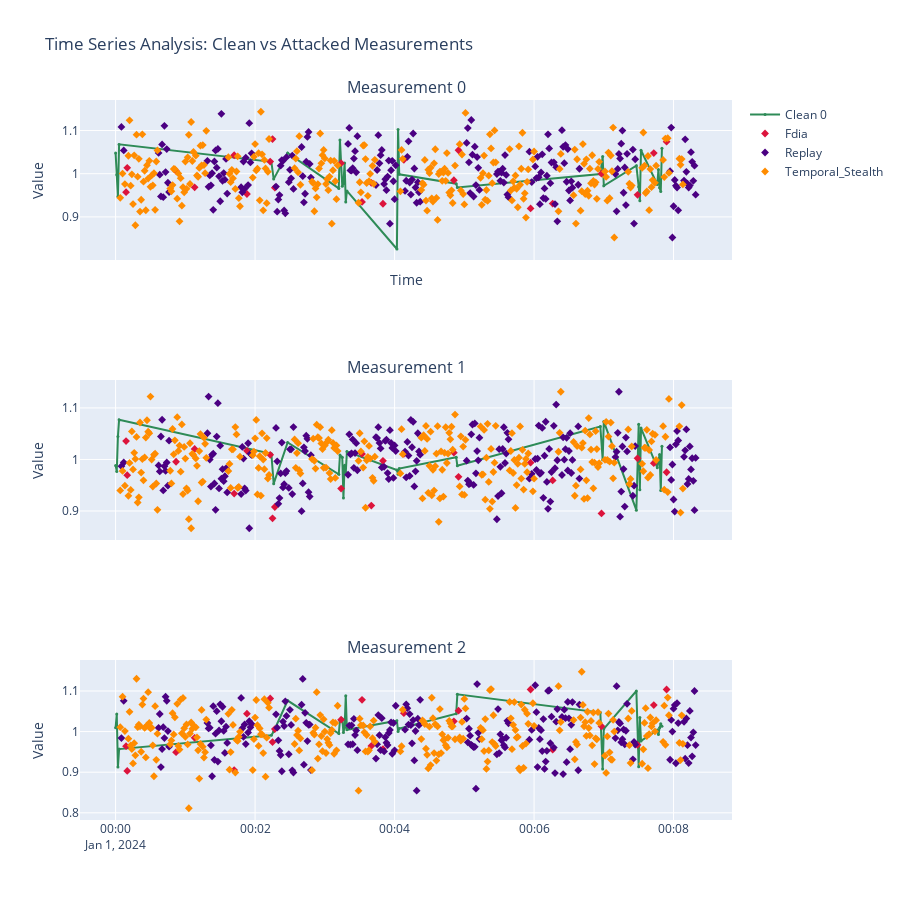

Notebook source saved alongside this figure:
### Code cell
# Plot time series showing attacks
timeseries_fig = visualizer.plot_attack_timeseries(
    attack_data, 
    measurement_indices=[0, 1, 2],  # First 3 measurements
    time_window=(0, 500)  # First 500 samples
)
timeseries_fig.show()
